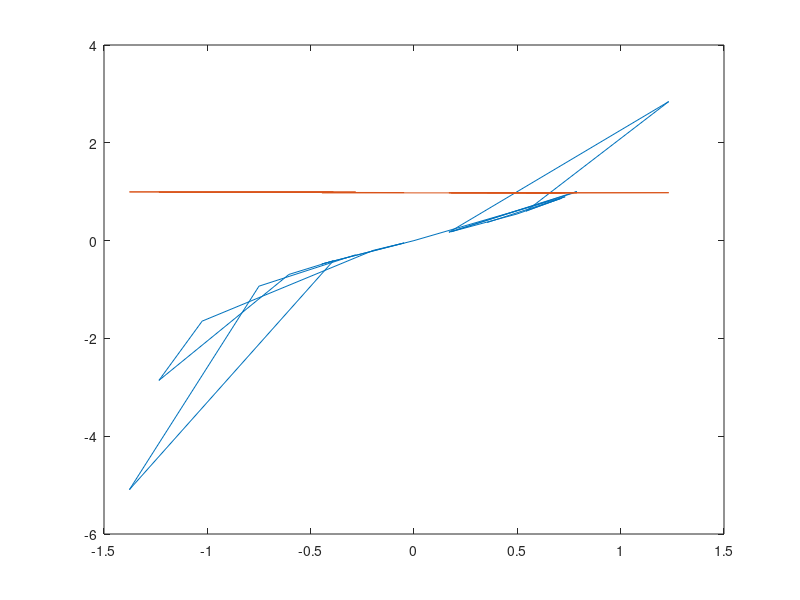

The MATLAB source for this figure:

number = 10;
pi = 3.142;
learning_rate = 0.1;


x_input = rand(1,number);
x_input = x_input * 0.5 *pi;

x_0 = [ 0 ];
x_input = [x_input,x_0];

x_temp = rand(1,number);
x_temp = x_temp * 0.5 * (-pi);

x_input = [x_input,x_temp];



%x_input = sort(x_input);

required_output = rand(1,number*2);
calculated_output = rand(1,number*2);

x_hidden = [ 1 1 1 ];
x_output = [ 1 1 1 ];


y_first = [ 1 ];
y_second = [ 1 1 1 ];
y_third = [ 1 ];

w_input = rand(1,1);
w_hidden = rand(1,3);
w_output = rand(1,3);

b_input = rand(1,1);
b_hidden = rand(1,3);
b_output = rand(1,1);

delta_output = [ 1 ];
delta_hidden = [ 1 1 1 ];
delta_input = [ 1 ];

function [dy] = sigmoid_derivative(s)
dy = (4 * exp(-2*s)) ./ ((1 + exp(-2*s)) .* (1 + exp(-2*s))); 
end

function [ out ] = sigmoidd( s )
	out = (1 - exp(-2*s)) ./ (1 + exp(-2*s));
end

function [ out ] = forward_hidden( x , w , b )
	j = 1;
	for i = x
		out(j)= w(j)*i + b(j);
%		disp(out(j));
		j= j + 1;

	endfor; 
end

function [ out ] = forward_output( x , w , b )
	x_t = transpose(x);
	out = w*x_t;
	out = out + b;
end

function [ delta_hidden ] = propogate_delta_to_hidden(w_output, delta_output)
	j = 1;	
	for i = w_output
		delta_hidden(j) = i * delta_output;
		j = j+1;
	endfor;
end

function [ delta_input ] = propogate_delta_to_input(w_hidden, delta_hidden)
	w_hidden_t = transpose(w_hidden);
	delta_input = delta_hidden*w_hidden_t;
end




for iter = 1000
% Looping through all the input cases
	count = 1;
	for i = x_input 
	%
	% Forward Pass begins:
	%
		%disp(i) 
	% layer 1 
		y_first = i * w_input(1) + b_input(1);     
		out = sigmoidd(y_first);  	
		x_hidden = x_hidden * out;
	
		y_second = [ 1 1 1 ];
		y_second = forward_hidden(x_hidden,w_hidden,b_hidden);

	% layer 2
		k = 1;	
		for j = y_second
			x_output(k) = sigmoidd(j);
			k = k + 1;	
		endfor;
	% layer 3
		y_third = forward_output(x_output, w_output, b_output);
		y_target = sigmoidd(y_third);
		%disp(y_target);

	% find actual tan answer
		y_expected = tan(i);	
	

	% calculating error
		delta_output = y_expected - y_target;
		error = delta_output;

		%delta_hidden = propogate_delta_to_hidden(w_output,delta_output);
		%delta_input = propogate_delta_to_input(w_hidden,delta_hidden);

		new_weight_hidden = [ 1 1 1];
		new_weight_output = [1 1 1];
		new_weight_input = [1];
	
		new_weight_output(1) = w_output(1) - learning_rate*error*sigmoid_derivative(y_target)*x_output(1);
		new_weight_output(2) = w_output(2) - learning_rate*error*sigmoid_derivative(y_target)*x_output(2);
		new_weight_output(3) = w_output(3) - learning_rate*error*sigmoid_derivative(y_target)*x_output(3);

		new_weight_hidden(1) = w_hidden(1) - learning_rate*error*sigmoid_derivative(y_second(1))*x_hidden(1)*w_output(1);
		new_weight_hidden(2) = w_hidden(2) - learning_rate*error*sigmoid_derivative(y_second(2))*x_hidden(2)*w_output(2);
		new_weight_hidden(3) = w_hidden(3) - learning_rate*error*sigmoid_derivative(y_second(3))*x_hidden(3)*w_output(3);

		new_weight_input(1) = w_input(1) - (learning_rate*error*sigmoid_derivative(y_first(1))*i*w_hidden(1) +  learning_rate*error*sigmoid_derivative(y_first(1))*i*w_hidden(2) + learning_rate*error*sigmoid_derivative(y_first(1))*i*w_hidden(3) );	

	 	w_input = new_weight_input;
	 	w_hidden = new_weight_hidden;
	 	w_output = new_weight_output;
		disp(w_input);
		disp(w_hidden);
		disp(w_output);

		
		required_output(count) = tan(i);
		calculated_output(count) = y_target;
		count = count+1;
	
	endfor;

%	plot_x1 = x_input;
%	plot_y1 = calculated_output;
%	[val ind ] = sort(plot_x1);
%	plot_y1 = plot_y1(ind);
%
%	plot_x2 = sort(x_input);
%	plot_y2 = tan(x_input);
%	[val ind ] = sort(plot_x2);
%	plot_y2 = plot_y2(ind);
%	plot(plot_x1,plot_y1,plot_x2,plot_y2);	

	plot(x_input,required_output,x_input,calculated_output);


	

endfor;









